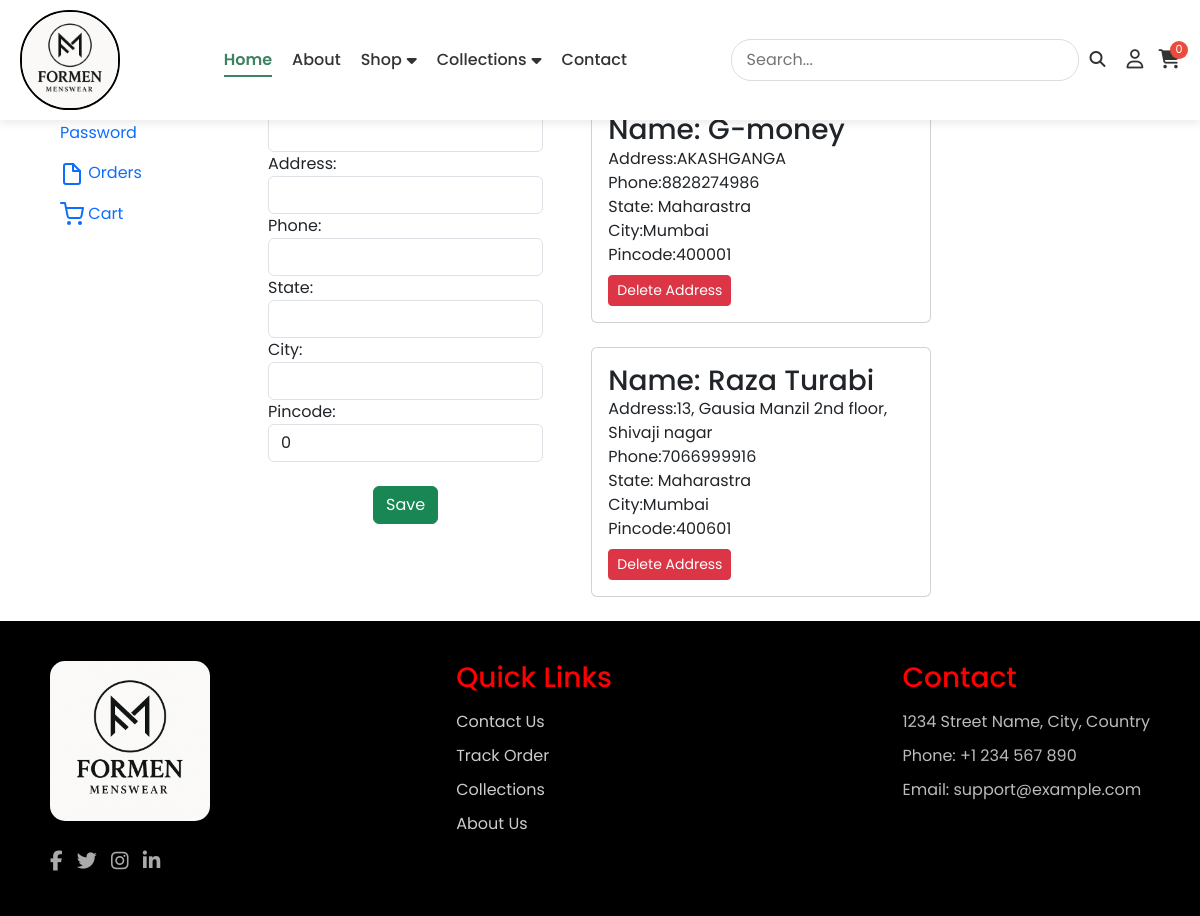
Screenshot of /address (signed in) with the database file from the repository.
### core/models.py (models this page shows, shortened)
class CustomerDetails(models.Model):
    user = models.ForeignKey(User, on_delete=models.CASCADE)
    name = models.CharField(max_length=250)
    address = models.CharField(max_length=250)
    phone = models.CharField(max_length=10)
    state = models.CharField(max_length=250)
    city = models.CharField(max_length=250)
    pincode = models.IntegerField(default=0, blank=True, null=True)

### core/views.py (the view)
# urls.py: path('address', views.address, name='address'),
def address(request):
    if request.user.is_authenticated:
        if request.method == 'POST':
            mf = CustomerForm(request.POST)
            if mf.is_valid():
                user = request.user
                name = mf.cleaned_data['name']
                address = mf.cleaned_data['address']
                phone = mf.cleaned_data['phone']
                state = mf.cleaned_data['state']
                city = mf.cleaned_data['city']
                pincode = mf.cleaned_data['pincode']
                CustomerDetails(
                    user=user,
                    name=name,
                    address=address,
                    phone=phone,
                    state=state,
                    city=city,
                    pincode=pincode
                ).save()
                return redirect('address')
            else:
                address = CustomerDetails.objects.filter(user=request.user)
                return render(request, 'core/address.html', {'mf': mf, 'address': address})
        else:
            mf = CustomerForm()
            address = CustomerDetails.objects.filter(user=request.user)
            return render(request, 'core/address.html', {'mf': mf, 'address': address})
    else:
        return redirect('login')

### core/forms.py
class CustomerForm(forms.ModelForm):
    class Meta:
        model = CustomerDetails
        fields = ['name', 'address', 'phone', 'state', 'city', 'pincode']
        widgets= {'name':forms.TextInput(attrs={'class':'form-control'}),
                  'address':forms.TextInput(attrs={'class':'form-control'}),
                  'phone':forms.TextInput(attrs={'class':'form-control'}),
                  'state':forms.TextInput(attrs={'class':'form-control'}),
                  'city':forms.TextInput(attrs={'class':'form-control'}),
                  'pincode':forms.NumberInput(attrs={'class':'form-control'}),
                  }

### core/templates/core/address.html (shortened to what this page needs)
{% extends "core/base.html" %}
{% block content %}
<div class="container-fluid profile">
  <div class="row mt-5">
    <div class="col-md-2 d-none d-md-block sidebarss" >
        <nav >
        <div class="sidebar-sticky">
            <ul class="nav flex-column">
            <li class="nav-item">
                <a class="nav-link active" href="{% url "profile" %}" >
                </a>
            </li>
            <li class="nav-item">
                <a class="nav-link active" href="">
                Change Password <span class="sr-only">(current)</span>
                </a>
            </li>
            <li class="nav-item">
                <a class="nav-link " href="#">
                Orders
                </a>
            </li>
            <li class="nav-item">
                <a class="nav-link" href="{% url "view_cart"  %}">
                Cart
                </a>
            </li>
            </ul>
        </div>
        </nav>
    </div>
    <div class="col-md-8">
            <div class="container">
                <div class="row">
                        <div class="col-sm-5">
                    <div class="container profile-form">
                        <div class="reg ">
                            <h3 class="text-primary">Profile</h3>
                        </div>
                        <form action="" method="POST" novalidate>
                            {% for f in mf %}
                            <div class="form-group mr-4 ml-4 ">
                                {{f.label_tag}} {{f}} {{f.errors}}
                            </div>
                            {% endfor %}
                            <div class="text-center mt-4">
                                <input type="submit" value="Save" class="btn btn-success register-button">
                            </div>
                        </form>
                    </div>
                </div>
                 <div class="col-sm-6">
                    <div class="container mt-4">
                        <div class="row">
                            <div class="col-sm-12">
                                {% for add in address %}
                                <div class="card flex-md-row mb-4 box-shadow h-md-250 mt-4 ml-4">
                                    <div class="card-body d-flex flex-column align-items-start">
                                        <h3 class="mb-0">
                                        Name: {{add.name}}
                                    </h3>
                                    <p class="card-text mb-auto">Address:{{add.address}} </p>
                                    <p class="card-text mb-auto">Phone:{{add.phone}} </p>
                                    <p class="card-text mb-auto">State: {{add.state}} </p>
                                    <p class="card-text mb-auto">City:{{add.city}} </p>
                                    <p class="card-text mb-auto">Pincode:{{add.pincode}} </p>
                                    <form action="{% url 'delete_address' add.id %}" method="POST">
                                        <div class="col-md-1 col-lg-1 col-xl-1 text-end">
                                        <input type="submit" class="btn btn-danger btn-sm mt-2" value="Delete Address">
                                        </div>
                                    </form>
                                    </div>
                                </div>
                                {% endfor %}
                            </div>
                        </div>
                    </div>
                </div>
            </div>
        </div>
    </div>
  </div>
</div>
{% endblock content %}

### core/static/core/css/core.css (style rules this page uses)
body { margin: 0; padding: 0; box-sizing: border-box; font-family: 'Poppins', sans-serif; }

### core/templates/core/address.html (style rules this page uses)
.sidebarss { margin-left: 2rem; margin-bottom: 1rem; }

### core/templates/core/footer.html (style rules this page uses)
.bodysss { display: flex; margin:0px; flex-direction: column; min-height: 100vh; }

### rows the page displays
CustomerDetails: name "G-money", address "AKASHGANGA", phone "8828274986", state "Maharastra", city "Mumbai", pincode "400001"
CustomerDetails: name "Raza Turabi", address "13, Gausia Manzil 2nd floor, Shivaji nagar", phone "7066999916", state "Maharastra", city "Mumbai", pincode "400601"

### other values shown
{{ f.label_tag }} "Address:" "Phone:" "State:" "City:" "Pincode:"
